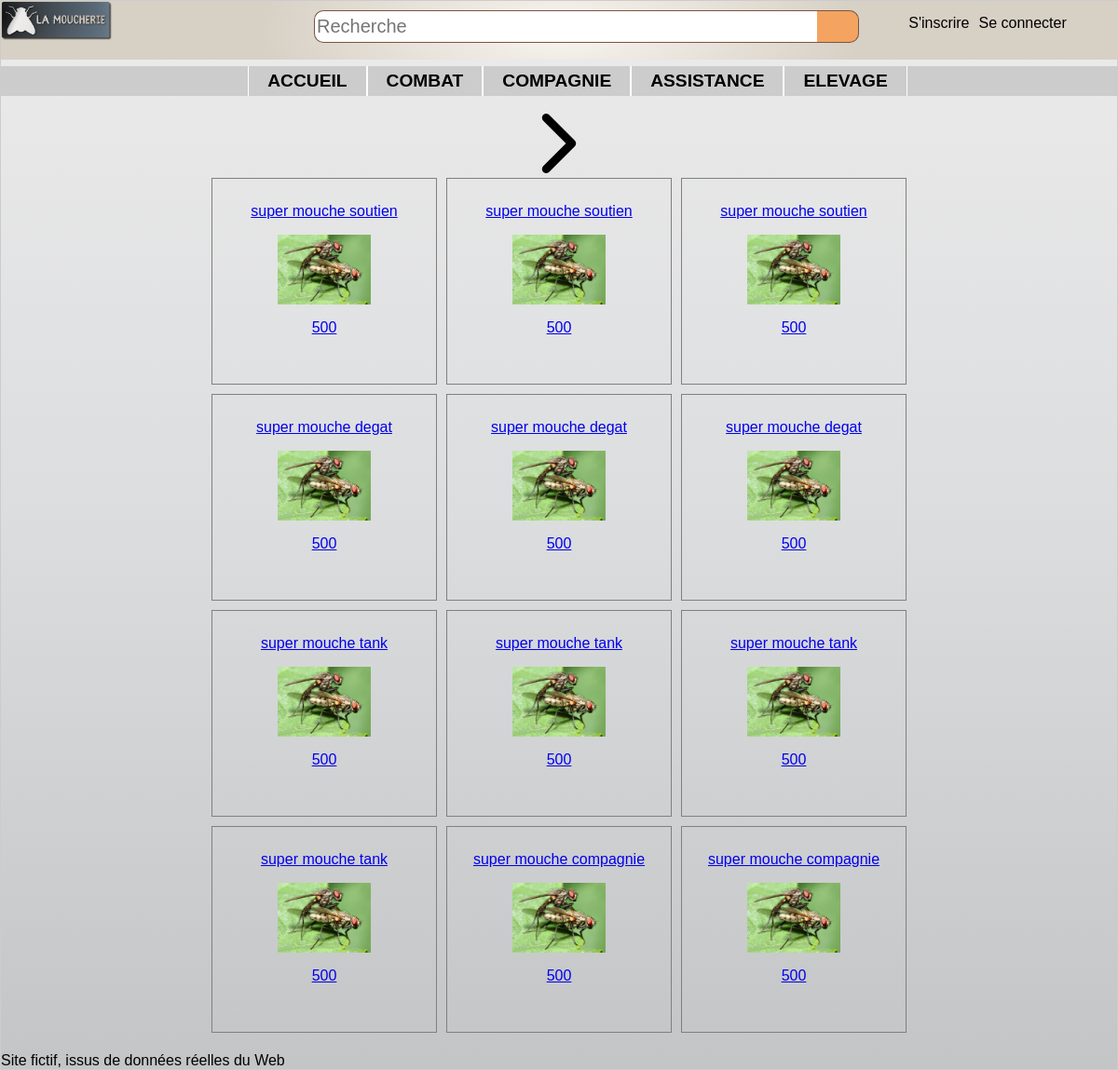
/controler/main.ctrl.php, run on the app's committed database.
### tables this page shows
CREATE TABLE categorie (
	id INTEGER PRIMARY KEY,
	nom TEXT,
	pere INTEGER,
	FOREIGN KEY(pere) REFERENCES categorie(id)
);

CREATE TABLE article (
	ref INTEGER PRIMARY KEY,
	libelle TEXT,
	categorie INTEGER,
	prix REAL,
	image TEXT,
	FOREIGN KEY(categorie) REFERENCES categorie(id)
);

### controler/articles.ctrl.php (called while the page is built, shortened)
<?php
if (isset($_GET['cat']))
  $cat = $_GET['cat'];
else
  $cat = 0;
if (isset($_GET['ref'])){
  $ref = $_GET['ref'];
  if (isset($_GET['pred'])){
    $articles = $dao->prec($ref, $cat);
  }elseif (isset($_GET['next'])){
    $articles = $dao->next($ref, $cat);
  }
}else{
  $articles = $dao-> firstN($cat);
}
$next = $dao->next(end($articles)->ref, $cat);
$okNext = (sizeof($next)>0) ? true : false;
include("../view/articles.view.php");
?>

### model/DAO.class.php (called while the page is built, shortened)
<?php
    $dao = new DAO();
    class DAO {
        private $db;
        function __construct() {
            try {
              $this->db = new PDO('sqlite:../data/db/lamoucherie.db');
            }
            catch (PDOException $e){
              die("erreur de connexion:".$e->getMessage());
            }
        }
        function getAllCat() : array {
            $catPere = "SELECT * FROM categorie WHERE id=pere";
            $descripteur = $this->db->query($catPere);
            $resCatPere = $descripteur->fetchAll(PDO::FETCH_CLASS, 'Categorie');
            $resultat = array();
            foreach ($resCatPere as $key => $value) {
              $sousCatPere = "SELECT * FROM categorie WHERE pere=$value->id AND id!=pere";
              $descripteur = $this->db->query($sousCatPere);
              $resSousCatPere = $descripteur->fetchAll(PDO::FETCH_CLASS, 'Categorie');
              array_unshift($resSousCatPere, $value);
              $resultat[] = $resSousCatPere;
            }
            return $resultat;
        }
        function firstN( int $cat) : array {
            if ($cat==0){
              $req = "SELECT * FROM article LIMIT 12";
            }else{
              if ($this->estUneCatPere($cat)==1){
                $req = "SELECT * FROM article WHERE categorie IN (select id FROM categorie WHERE pere=$cat) LIMIT 12";
              }else{
                $req = "SELECT * FROM article WHERE categorie=$cat LIMIT 12";
              }
            }
            $descripteur = $this->db->query($req);
            $result = $descripteur->fetchAll(PDO::FETCH_CLASS, 'Article');
            return $result;
        }
        function next(int $ref, int $cat) : array {
            if ($cat==0)
              $req = "SELECT * FROM (select * from article order by ref) WHERE ref >$ref LIMIT 12";
            else{
              if ($this->estUneCatPere($cat)==1){
                $req = "SELECT * FROM (select * from article order by ref) WHERE ref >$ref AND categorie IN (select id FROM categorie WHERE pere=$cat) LIMIT 12";
              }else{
                $req = "SELECT * FROM (select * from article order by ref) WHERE ref >$ref AND categorie=$cat LIMIT 12";
              }
            }
            $descripteur = $this->db->query($req);
            $result = $descripteur->fetchAll(PDO::FETCH_CLASS, 'Article');
            return $result;
        }
    }
    ?>

### view/articles.view.php (the view, shortened to what this page needs)
<?php
include("../view/header.php");
echo '<section>';
  if ($okNext){
    $refEnd = end($articles)->ref;
    echo "<a href=\"../controler/main.ctrl.php?next=1&cat=$cat&ref=$refEnd\"><img src=\"design/right-arrow.png\" alt=\"Suivants\"></a>";
  }
echo '</section>';
echo '<section>';
  $PATH = '../view/imgArticles/';
  foreach ($articles as $key => $article) {
    $img = $PATH.$article->image;
    echo"<a href=\"../controler/main.ctrl.php?refArticle=$article->ref\">";
      echo '<article>';
        echo "<p>$article->libelle</p>";
        echo "<p><img src='$img' /></p>";
        echo "<p>$article->prix</p>";
      echo '</article>';
    echo"</a>";
  }
echo '</section>';
include("../view/footer.php");
?>

### controler/main.ctrl.php (shortened to what this page needs)
<?php
include_once("../model/DAO.class.php");
if ( isset($_SESSION['mail']) ){
  $userConnected = true;
}else{
  $userConnected = false;
}
$listeCategorie = $dao->getAllCat();
if (isset($_GET['inscription'])){
  include('inscription.ctrl.php');
}else if(isset($_GET['panier'])){
  include('panier.ctrl.php');
}else if(isset($_GET['refArticle'])){
  include('article.ctrl.php');
}else{
  include('articles.ctrl.php');
}
?>

### view/header.php (shortened to what this page needs)
<html>
<head>
  <link rel="stylesheet" type="text/css" href="../view/design/style.css">
</head>
<body class="bridge">
  <header>
    <img src="../view/design/logo-moucherieTrans.png" alt="logo-moucherieTrans">
    <form class="formulaire" action="index.html" method="post">
      <input class="champ" type="text" placeholder="Recherche"/>
      <input class="bouton" type="button" value=" " />
    </form>
  </header>
  <nav class="connexion">
    <ul>
      <?php
          if ($userConnected){
            echo "<li>MON COMPTE";
              echo "<ul>";
                echo "<li><a href=\"../controler/main.ctrl.php?panier=1\">Mon panier</a></li>";
                echo "<li><a href=\"../controler/main.ctrl.php?deconnexion=1\">Déconnexion</a></li>";
              echo "</ul>";
            echo "</li>";
          }else{
            echo "<li><a href=\"../controler/main.ctrl.php?inscription=1\">S'inscrire</a></li>";
            echo "<li><form action=\"../controler/main.ctrl.php\" method=\"get\">Se connecter";
            echo "</form></li>";
          }
       ?>
    </ul>
  </nav>
  <nav class="menu">
    <ul>
      <li><a href="../controler/main.ctrl.php">accueil</a></li>
      <?php
        foreach ($listeCategorie as $key => $value) {
          if (sizeof($value)>1){
            $catPere = $value[0]->nom;
            $numCat = $value[0]->id;
            echo"<li><a href=\"../controler/main.ctrl.php?cat=$numCat\">$catPere</a>";
            echo"</li>";
          }else{
            $catPere = $value[0]->nom;
            $numCat = $value[0]->id;
            echo"<li><a href=\"../controler/main.ctrl.php?cat=$numCat\">$catPere</a></li>";
          }
        }
      ?>
    </ul>
  </nav>

### view/footer.php
  <footer>
    </p>Site fictif, issus de données réelles du Web</p>
  </footer>
</body>
</html>

### view/design/style.css (style rules this page uses)
.bridge { background-image: -webkit-linear-gradient(top, #EBEBEB 0%, #DCDDDF 48%, #C4C5C7 99%); background-image: linear-gradient(-180deg, #EBEBEB 0%, #DCDDDF 48%, #C4C5C7 99%); margin: 0px; }
body { font-family: HelveticaNeueW01-Thin,HelveticaNeueW02-Thin,HelveticaNeueW10-35Thin,sans-serif; margin: auto; border: 1px solid #CCC; box-shadow: 10px 10px 5px #888888; }
header { font-size:large; font-weight: bolder; width: 100%; border-left: none; border-right: none; margin: 0px; margin-top: 0px; padding: 0px; display: flex; position: fixed; justify-content: space-between; background-image: -webkit-radial-gradient(27% 185%, #F9F6F1 0%, #D7D0C5 100%); background-image: radial-gradient(27% 185%, #F9F6F1 0%, #D7D0C5 100%); }
.formulaire { display:flex; justify-content: flex-start; width: 50%; height: 35px; margin-top: 10px; margin-right: 22%; }
.formulaire .champ { width: 90%; height:35px; background-color: #ffff; border: solid 1px #7a5440; border-right: solid 0px; border-radius: 10px; border-top-right-radius: 0px; border-bottom-right-radius: 0px; font-family: arial, verdana, sans-serif; font-size: 20px; margin: 0px; padding: 2px; }
.formulaire .bouton { background-color: #F4A460; background-repeat: no-repeat; border-radius: 10px,10px,0px,0px; width: 45px; height: 100%; padding: 0px; margin: 0px; border-left: solid 0px; border-radius: 10px; border-top-left-radius: 0px; border-bottom-left-radius: 0px; vertical-align: top; border: solid 1px #7a5440; border-left: solid 0px; }
.connexion { width: 300px; height: auto; position: fixed; top : 0px; right: 10px; }
.connexion ul { list-style-type:none; display : flex; justify-content: center; }
.connexion ul li a { display: inline-block; margin-right: 10px; }
header img { width: 10%; height: 50%; }
.menu ul { background: #CCCCCC; font-size: 1.2em; list-style-type:none; display : flex; justify-content: center; margin-top : 70px; font-weight: bold; text-transform: uppercase; color : black; }
.menu ul li a { display: inline-block; padding:5px 20px; border-left: 1px solid white; border-right: 1px solid white; }
li a:link { text-decoration:none; color : black; }
article { width: 220px; height: 200px; border: 1px solid grey; padding:10px; margin : 5px; text-align: center; }
article img { width: 100px; }
section { display: flex; margin: auto; flex-wrap: wrap; justify-content :center; max-width: 840px; }

### data on the page
categorie: nom "COMBAT"
categorie: nom "COMPAGNIE"
categorie: nom "ASSISTANCE"
categorie: nom "ELEVAGE"
article: libelle "super mouche soutien", image (picture), prix "500"
article: libelle "super mouche soutien", image (picture), prix "500"
article: libelle "super mouche soutien", image (picture), prix "500"
article: libelle "super mouche degat", image (picture), prix "500"
article: libelle "super mouche degat", image (picture), prix "500"
article: libelle "super mouche degat", image (picture), prix "500"
article: libelle "super mouche tank", image (picture), prix "500"
article: libelle "super mouche tank", image (picture), prix "500"
article: libelle "super mouche tank", image (picture), prix "500"
article: libelle "super mouche tank", image (picture), prix "500"
article: libelle "super mouche compagnie", image (picture), prix "500"
article: libelle "super mouche compagnie", image (picture), prix "500"
